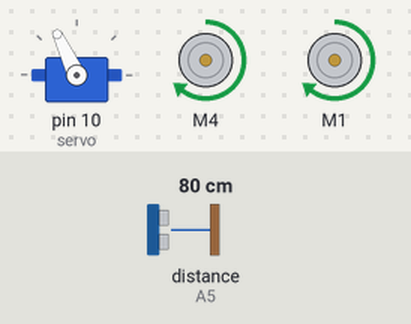
The sketch below on a simulated Arduino Uno, built with avr-gcc and run on an emulated ATmega328P. Parts: servo, 2 × DC motor (green arrow = forward, orange = backward, longer = faster). The inputs (shaded band) are chosen by the test bench; at power-on: distance to the obstacle (sensor on A5) 80 cm. The echo pulse lasts 58.3 µs per cm.

Above: at 3.9 s.
4.0 s: distance to the obstacle (sensor on A5) set to 18 cm
5.5 s: distance to the obstacle (sensor on A5) set to 13 cm
At 7.1 s:
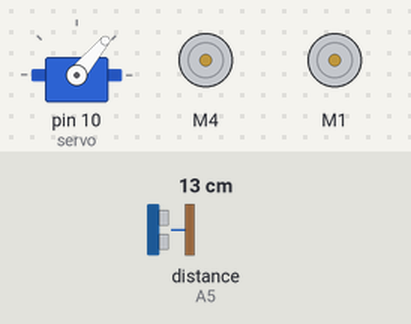
8.5 s: distance to the obstacle (sensor on A5) set to 35 cm
At 9.01 s:
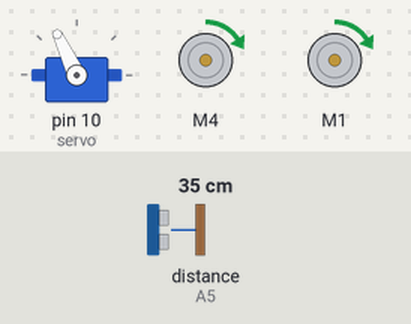
10.9 s: distance to the obstacle (sensor on A5) set to 2 cm
At 13.4 s:
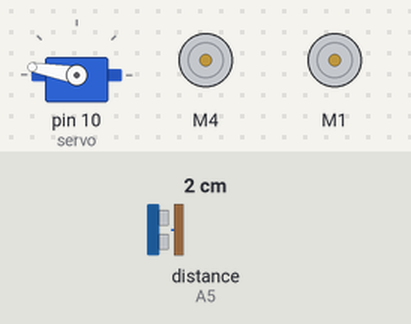
13.9 s: distance to the obstacle (sensor on A5) set to 60 cm
At 14.72 s:
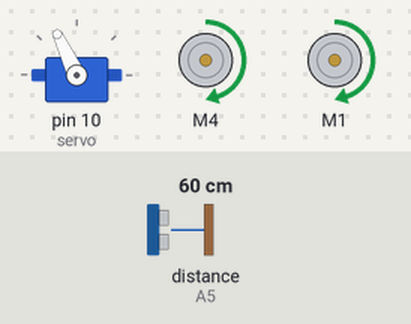
Timing chart, 0 to 16.9 s (numbered marks = the images above; inputs shaded):
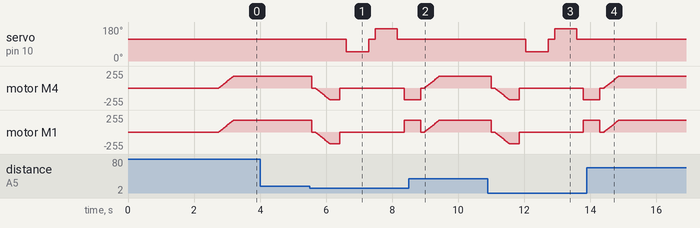

The sketch:

Obstacle_Avoider.ino
```cpp
#include <AFMotor.h>
#include <NewPing.h>
#include <Servo.h>

#define TRIG_PIN A0
#define ECHO_PIN A5
#define MAX_DISTANCE 200
#define MAX_SPEED 180 // sets speed of DC motors
#define MAX_SPEED_OFFSET 20

NewPing sonar(TRIG_PIN, ECHO_PIN, MAX_DISTANCE);

AF_DCMotor right(4, MOTOR12_1KHZ);
AF_DCMotor left(1, MOTOR12_1KHZ);

Servo servo;

boolean goesForward = false;
int distance = 100;
int speedSet = 0;

void setup() {
  servo.attach(10);
  servo.write(115);
  delay(2000);
  distance = readPing();
  delay(100);
  distance = readPing();
  delay(100);
  distance = readPing();
  delay(100);
  distance = readPing();
  delay(100);
}

void loop() {
  int distanceR = 0;
  int distanceL = 0;
  delay(40);

  if(distance <= 15) {
    moveStop();
    delay(100);
    moveBackward();
    delay(300);
    moveStop();
    delay(200);
    distanceR = lookRight();
    delay(200);
    distanceL = lookLeft();
    delay(200);

    if(distanceR >= distanceL) {
      turnRight();
      moveStop();      }
    else {
      turnLeft();
      moveStop();
    }
  } else {
    moveForward();
  }
  distance = readPing();
}

int lookRight() {
  servo.write(50);
  delay(500);
  int distance = readPing();
  delay(100);
  servo.write(115);
  return distance;
}

int lookLeft() {
  servo.write(170);
  delay(500);
  int distance = readPing();
  delay(100);
  servo.write(115);
  return distance;
  delay(100);
}

int readPing() {
  delay(70);
  int cm = sonar.ping_cm();
  if(cm == 0) {
    cm = 250;
  }
  return cm;
}

void moveStop() {
  right.run(RELEASE);
  left.run(RELEASE);
}

void moveForward() {
  if(!goesForward) {
    goesForward = true;
    right.run(FORWARD);
    left.run(FORWARD);
    for(speedSet = 0; speedSet < MAX_SPEED; speedSet += 2) {
      right.setSpeed(speedSet);
      left.setSpeed(speedSet);
      delay(5);
    }
  }
}

void moveBackward() {
  goesForward = false;
  right.run(BACKWARD);
  left.run(BACKWARD);
  for(speedSet = 0; speedSet < MAX_SPEED; speedSet += 2) {
    right.setSpeed(speedSet);
    left.setSpeed(speedSet);
    delay(5);
  }
}

void turnRight() {
  right.run(BACKWARD);
  left.run(FORWARD);
  delay(500);
  right.run(FORWARD);
  left.run(FORWARD);
}

void turnLeft() {
  right.run(FORWARD);
  left.run(BACKWARD);
  delay(500);
  right.run(FORWARD);
  left.run(FORWARD);
}
```

Measured:
- the behaviour switches between 16 and 15 cm on distance to the obstacle (sensor on A5) (found by bisection; images 0 and 1)
- after the input at 4.0 s, every drawn part: stays the same
- after the input at 5.5 s, servo on pin 10 (servo): 115° → 50° after 1.1 s, → 115° 0.67 s later, → 170° 0.20 s later, → 115° 0.67 s later
- after the input at 8.5 s, servo on pin 10 (servo): stays 115° (without the input it goes to 50° after 1.5 s)
- after the input at 10.9 s, servo on pin 10 (servo): 115° → 50° after 1.2 s, → 115° 0.67 s later, → 170° 0.20 s later, → 115° 0.67 s later
- after the input at 13.9 s, servo on pin 10 (servo): stays 115° (without the input it goes to 50° after 1.6 s)
